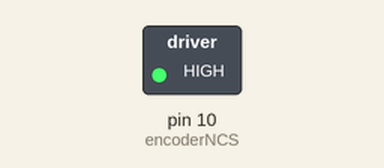
A sketch run on a simulated Arduino Uno, built with avr-gcc and run on an emulated ATmega328P. On the bench: switched loads named in the sketch (green lamp = pin HIGH). What the sketch prints to the serial monitor is not drawn.

Above: at 0.2 s.
Timing chart, 0 to 1.7 s (numbered marks = the images above):
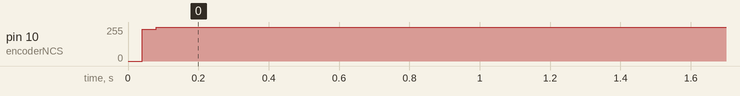

The sketch:

configure_rls_orbis.ino
```cpp
#include <SPI.h>
#include <stdlib.h>

const int encoderNCS = 10; // Chip select (slave select) pin for the encoder
const int encoderMISO = 12; // MISO pin of the encoder
const int encoderMOSI = 11; // MOSI pin of the encoder
const int encoderSCK = 13; // SCK pin of the encoder

uint16_t encoderPosition = 0x00; // Init variable to store 14b abs position
uint16_t multiturn = 0x00; // Init variable to store multiturn position

//Here we set a lookup table for crc calculation
//Lookup table for polynome = 0x97
static const u8 ab_CRC8_LUT[256] = {
0x00, 0x97, 0xB9, 0x2E, 0xE5, 0x72, 0x5C, 0xCB, 0x5D, 0xCA, 0xE4, 0x73, 0xB8, 0x2F, 0x01, 0x96,
0xBA, 0x2D, 0x03, 0x94, 0x5F, 0xC8, 0xE6, 0x71, 0xE7, 0x70, 0x5E, 0xC9, 0x02, 0x95, 0xBB, 0x2C,
0xE3, 0x74, 0x5A, 0xCD, 0x06, 0x91, 0xBF, 0x28, 0xBE, 0x29, 0x07, 0x90, 0x5B, 0xCC, 0xE2, 0x75,
0x59, 0xCE, 0xE0, 0x77, 0xBC, 0x2B, 0x05, 0x92, 0x04, 0x93, 0xBD, 0x2A, 0xE1, 0x76, 0x58, 0xCF,
0x51, 0xC6, 0xE8, 0x7F, 0xB4, 0x23, 0x0D, 0x9A, 0x0C, 0x9B, 0xB5, 0x22, 0xE9, 0x7E, 0x50, 0xC7,
0xEB, 0x7C, 0x52, 0xC5, 0x0E, 0x99, 0xB7, 0x20, 0xB6, 0x21, 0x0F, 0x98, 0x53, 0xC4, 0xEA, 0x7D,
0xB2, 0x25, 0x0B, 0x9C, 0x57, 0xC0, 0xEE, 0x79, 0xEF, 0x78, 0x56, 0xC1, 0x0A, 0x9D, 0xB3, 0x24,
0x08, 0x9F, 0xB1, 0x26, 0xED, 0x7A, 0x54, 0xC3, 0x55, 0xC2, 0xEC, 0x7B, 0xB0, 0x27, 0x09, 0x9E,
0xA2, 0x35, 0x1B, 0x8C, 0x47, 0xD0, 0xFE, 0x69, 0xFF, 0x68, 0x46, 0xD1, 0x1A, 0x8D, 0xA3, 0x34,
0x18, 0x8F, 0xA1, 0x36, 0xFD, 0x6A, 0x44, 0xD3, 0x45, 0xD2, 0xFC, 0x6B, 0xA0, 0x37, 0x19, 0x8E,
0x41, 0xD6, 0xF8, 0x6F, 0xA4, 0x33, 0x1D, 0x8A, 0x1C, 0x8B, 0xA5, 0x32, 0xF9, 0x6E, 0x40, 0xD7,
0xFB, 0x6C, 0x42, 0xD5, 0x1E, 0x89, 0xA7, 0x30, 0xA6, 0x31, 0x1F, 0x88, 0x43, 0xD4, 0xFA, 0x6D,
0xF3, 0x64, 0x4A, 0xDD, 0x16, 0x81, 0xAF, 0x38, 0xAE, 0x39, 0x17, 0x80, 0x4B, 0xDC, 0xF2, 0x65,
0x49, 0xDE, 0xF0, 0x67, 0xAC, 0x3B, 0x15, 0x82, 0x14, 0x83, 0xAD, 0x3A, 0xF1, 0x66, 0x48, 0xDF,
0x10, 0x87, 0xA9, 0x3E, 0xF5, 0x62, 0x4C, 0xDB, 0x4D, 0xDA, 0xF4, 0x63, 0xA8, 0x3F, 0x11, 0x86,
0xAA, 0x3D, 0x13, 0x84, 0x4F, 0xD8, 0xF6, 0x61, 0xF7, 0x60, 0x4E, 0xD9, 0x12, 0x85, 0xAB, 0x3C};

void setup() {
  Serial.begin(9600);
  SPI.begin();
  pinMode(encoderNCS, OUTPUT);
  digitalWrite(encoderNCS, HIGH); // Set NCS high initially

  setMultiturn();
  setZeroOffset();
  safeConfig();
}

void loop() {
  readAngle();
  delay(1000);
}

uint16_t readAngle(){
  int readVector[] = {0x00, 0x00, 0x00, 0x00, 0x00};
  int arraySize = sizeof(readVector) / sizeof(readVector[0]);
  uint64_t response = spiTransaction(readVector, arraySize);
  multiturn = response >> 24;
  encoderPosition = (response & 0xFFFC00) >> 10;
  float EncoderAngle = (float)encoderPosition / 16383.0f;
  uint8_t GeneralStatus = response & 0x300 >> 8;
  uint8_t CRC = response & 0xFF;

  uint8_t calculated_crc = ~(CRC_SPI_97_64bit(response))& 0xFF; //inverted CRC

  Serial.print("CRC: ");
  Serial.print(CRC);
  Serial.print(" Calculated CRC: ");
  Serial.print(calculated_crc);

  Serial.print(" Multiturn: ");
  Serial.print(multiturn);
  Serial.print(" Encoder Position: ");
  Serial.print(EncoderAngle);
  Serial.print(" General Status: ");
  Serial.println(GeneralStatus);
}

uint8_t CRC_SPI_97_64bit(uint64_t dw_InputData){
  uint8_t b_Index = 0;
  uint8_t b_CRC = 0;
  b_Index = static_cast<uint8_t>((dw_InputData >> 56u) & static_cast<uint64_t>(0x000000FFu));
  b_CRC = static_cast<uint8_t>((dw_InputData >> 48u) & static_cast<uint64_t>(0x000000FFu));
  b_Index = b_CRC ^ ab_CRC8_LUT[b_Index];
  b_CRC = static_cast<uint8_t>((dw_InputData >> 40u) & static_cast<uint64_t>(0x000000FFu));
  b_Index = b_CRC ^ ab_CRC8_LUT[b_Index];
  b_CRC = static_cast<uint8_t>((dw_InputData >> 32u) & static_cast<uint64_t>(0x000000FFu));
  b_Index = b_CRC ^ ab_CRC8_LUT[b_Index];
  b_CRC = static_cast<uint8_t>((dw_InputData >> 24u) & static_cast<uint64_t>(0x000000FFu));
  b_Index = b_CRC ^ ab_CRC8_LUT[b_Index];
  b_CRC = static_cast<uint8_t>((dw_InputData >> 16u) & static_cast<uint64_t>(0x000000FFu));
  b_Index = b_CRC ^ ab_CRC8_LUT[b_Index];
  b_CRC = static_cast<uint8_t>((dw_InputData >> 8u) & static_cast<uint64_t>(0x000000FFu));
  b_Index = b_CRC ^ ab_CRC8_LUT[b_Index];
  b_CRC = static_cast<uint8_t>(dw_InputData & static_cast<uint64_t>(0x000000FFu));
  b_Index = b_CRC ^ ab_CRC8_LUT[b_Index];
  b_CRC = ab_CRC8_LUT[b_Index];

 return b_CRC;
}

void setMultiturn(){
  int readVector[] = {0xCD, 0xEF, 0x89, 0xAB, 0x4D, 0x00, 0x00, 0x80, 0x00}; // Set multiturn to 32768 (0x8000) -> this is zero in motorcontroller
  int arraySize = sizeof(readVector) / sizeof(readVector[0]);
  spiTransactionSingle(readVector, arraySize);
}

void setZeroOffset(){
  //First we have to update encoder position, we do this by calling readAngle()
  readAngle();

  //Then we set the zero offset with this value
  //We first have to convert encoderPosition to two one byte hexadecimal values (high and low)
  int highByte = encoderPosition >> 8;
  int lowByte = encoderPosition & 0xFF;

  int readVector[] = {0xCD, 0xEF, 0x89, 0xAB, 0x5A, 0x00, 0x00, highByte, lowByte}; // Set zero offset to recently read encoder position
  int arraySize = sizeof(readVector) / sizeof(readVector[0]);
  spiTransactionSingle(readVector, arraySize);
}

void safeConfig(){
  int readVector[] = {0xCD, 0xEF, 0x89, 0xAB, 0x63}; // safe the configured settings to non-volatile memory
  int arraySize = sizeof(readVector) / sizeof(readVector[0]);
  spiTransactionSingle(readVector, arraySize);
}

uint64_t spiTransaction(int SpiCommand[], uint8_t requestedSize) {

  uint64_t response = 0x0;

  digitalWrite(encoderNCS, LOW);
  delayMicroseconds(10);

  SPI.beginTransaction(SPISettings(3000, MSBFIRST, SPI_MODE1)); // CPOL=0, CPHA=1

  for (int i = 0; i < requestedSize; i++) {
    response = (response << 8) | SPI.transfer(SpiCommand[i]);
  }

  SPI.endTransaction();

  digitalWrite(encoderNCS, HIGH); // Disable the encoder by pulling NCS high
  return response;
}

void spiTransactionSingle(int SpiCommand[], uint8_t requestedSize) {

  uint64_t response = 0x0;

  for (int i = 0; i < requestedSize; i++) {
    digitalWrite(encoderNCS, LOW);
    delayMicroseconds(10);

    SPI.beginTransaction(SPISettings(3000, MSBFIRST, SPI_MODE1)); // CPOL=0, CPHA=1
    response = (response << 8) | SPI.transfer(SpiCommand[i]);

    SPI.endTransaction();

    digitalWrite(encoderNCS, HIGH); // Disable the encoder by pulling NCS high
  }
}
```

Measured:
- by itself, pin 10 (encoderNCS): 0/255 → 255/255 at 0.04 s
